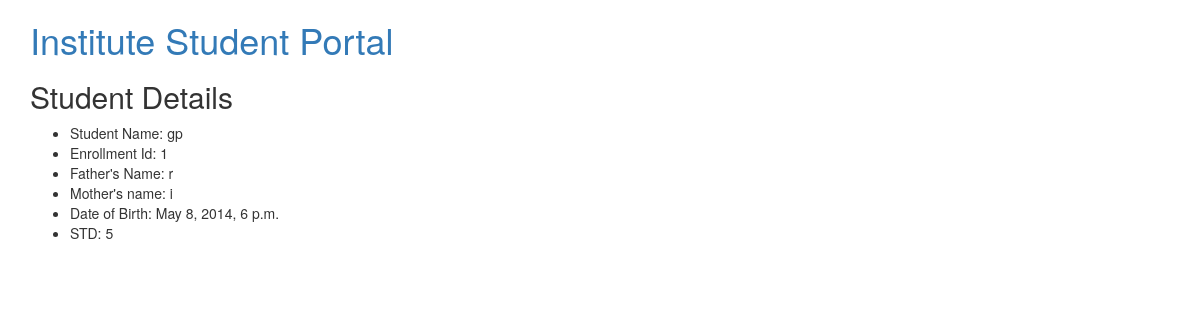
/1/, run on the app's committed database.
### student/models.py (models this page shows, shortened)
class StudentDetail (models.Model):
    gender_choices = [('M', 'Male'), ('F', 'Female')]
    gender = models.CharField(choices=gender_choices, max_length=1,
                              default=None, null=True)
    first_name = models.CharField(max_length=250)
    last_name = models.CharField(max_length=250)
    student_id = models.CharField(max_length=250, unique=True)
    fathers_name = models.CharField(max_length=250)
    mothers_name = models.CharField(max_length=250)
    dob = models.DateTimeField()
    objects = models.Manager()
    std_choices = [('1', 'I'), ('2', 'II'), ('3', 'III'), ('4', 'IV'),
                   ('5', 'V'), ('6', 'VI'), ('7', 'VII'), ('8', 'VIII'),
                   ('9', 'IX'), ('10', 'X')]
    std = models.CharField(choices=std_choices, max_length=4, default=None,
                           null=True)
    class Meta:
        verbose_name_plural = 'Student Details'

### student/views.py (the view)
# urls.py: path('<int:student_id>/', views.viewStudentDetails, name='student_details'),
def viewStudentDetails(request, **kwargs):
    student = get_object_or_404(StudentDetail, student_id=kwargs['student_id'])
    return render(request, 'detail.html', {'student': student})

### student/templates/detail.html (shortened to what this page needs)
{% extends "base.html" %}
{% block content %}
<h1>
    <a href="/">Institute Student Portal</a>
</h1>
<h2>Student Details</h2>
<ul>
    <li>Student Name: {{student.first_name}}{{student.last_name}}</li>
    <li>Enrollment Id: {{student.student_id}}</li>
    <li>Father's Name: {{student.fathers_name}}</li>
    <li>Mother's name: {{student.mothers_name}}</li>
    <li>Date of Birth: {{student.dob}}</li>
    <li>STD: {{student.std}}</li>
</ul>
{% endblock %}

### data on the page
StudentDetail: first_name "g", last_name "p", student_id "1", fathers_name "r", mothers_name "i", dob "May 8, 2014, 6 p.m.", std "5"
